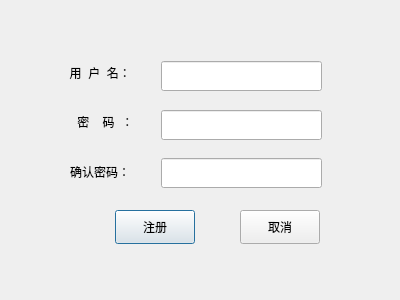
<?xml version="1.0" encoding="UTF-8"?>
<ui version="4.0">
 <class>RegisterDlg</class>
 <widget class="QDialog" name="RegisterDlg">
  <property name="geometry">
   <rect>
    <x>0</x>
    <y>0</y>
    <width>400</width>
    <height>300</height>
   </rect>
  </property>
  <property name="windowTitle">
   <string>Dialog</string>
  </property>
  <widget class="QLabel" name="label">
   <property name="geometry">
    <rect>
     <x>63</x>
     <y>61</y>
     <width>81</width>
     <height>23</height>
    </rect>
   </property>
   <property name="styleSheet">
    <string notr="true">font: 13pt &quot;Ubuntu&quot;;</string>
   </property>
   <property name="text">
    <string>  用  户  名：</string>
   </property>
  </widget>
  <widget class="QLineEdit" name="userLineEdit">
   <property name="geometry">
    <rect>
     <x>161</x>
     <y>61</y>
     <width>161</width>
     <height>30</height>
    </rect>
   </property>
  </widget>
  <widget class="QLabel" name="label_2">
   <property name="geometry">
    <rect>
     <x>64</x>
     <y>110</y>
     <width>81</width>
     <height>23</height>
    </rect>
   </property>
   <property name="styleSheet">
    <string notr="true">font: 13pt &quot;Ubuntu&quot;;</string>
   </property>
   <property name="text">
    <string>    密    码  ：</string>
   </property>
  </widget>
  <widget class="QLineEdit" name="passwdLineEdit">
   <property name="geometry">
    <rect>
     <x>161</x>
     <y>110</y>
     <width>161</width>
     <height>30</height>
    </rect>
   </property>
  </widget>
  <widget class="QLabel" name="label_3">
   <property name="geometry">
    <rect>
     <x>70</x>
     <y>160</y>
     <width>75</width>
     <height>23</height>
    </rect>
   </property>
   <property name="styleSheet">
    <string notr="true">font: 13pt &quot;Ubuntu&quot;;</string>
   </property>
   <property name="text">
    <string>确认密码：</string>
   </property>
  </widget>
  <widget class="QLineEdit" name="confirmpasswd">
   <property name="geometry">
    <rect>
     <x>161</x>
     <y>158</y>
     <width>161</width>
     <height>30</height>
    </rect>
   </property>
  </widget>
  <widget class="QPushButton" name="OKBtn">
   <property name="geometry">
    <rect>
     <x>115</x>
     <y>210</y>
     <width>80</width>
     <height>34</height>
    </rect>
   </property>
   <property name="styleSheet">
    <string notr="true">font: 13pt &quot;Ubuntu&quot;;</string>
   </property>
   <property name="text">
    <string>注册</string>
   </property>
  </widget>
  <widget class="QPushButton" name="cancelBtn">
   <property name="geometry">
    <rect>
     <x>240</x>
     <y>210</y>
     <width>80</width>
     <height>34</height>
    </rect>
   </property>
   <property name="styleSheet">
    <string notr="true">font: 13pt &quot;Ubuntu&quot;;</string>
   </property>
   <property name="text">
    <string>取消</string>
   </property>
  </widget>
 </widget>
 <resources/>
 <connections/>
</ui>
